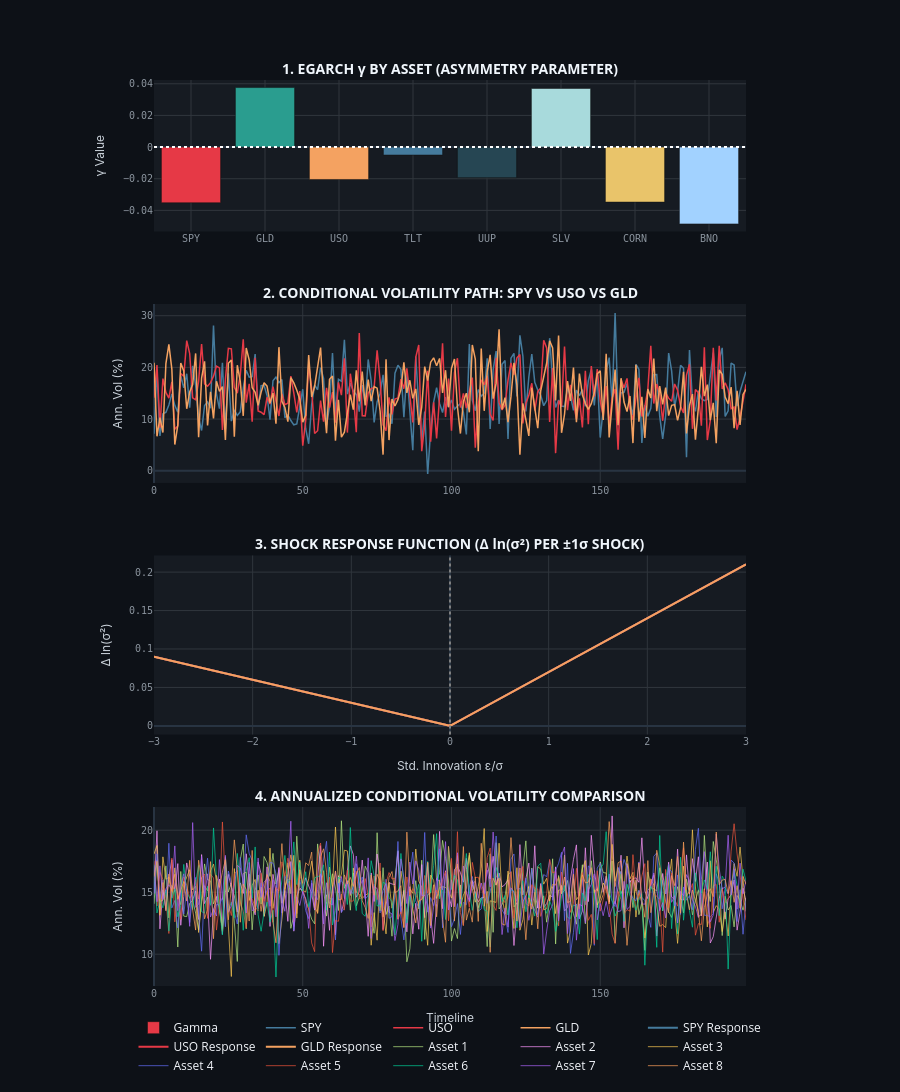

Notebook code cell kept with this figure:
### Markdown cell above
## Plot 1: EGARCH Asymmetry — Commodity Supply-Squeeze vs Equity Leverage Effect

The $\gamma$ parameter is the **microstructural DNA** of each asset class:
- **Commodities (GLD, USO, CORN)**: $\gamma > 0$ — supply squeezes create positive return spikes with disproportionately high volatility. Trend signals must be *scaled down* during positive shocks to prevent over-allocation.
- **Equities (SPY)**: $\gamma < 0$ — the classic leverage effect. Drawdowns generate much higher vol than rallies. Risk models must apply larger buffers during selloffs.
- **Fixed Income (TLT)**: Near-symmetric. Duration risk behaves differently from directional asset classes.

The asymmetry ratio $> 1$ (positive shocks more volatile) vs $< 1$ (negative shocks) directly informs signal normalization in the position sizing engine.

### Code cell
# from plotly import subplots as sp
# fig1 = sp.make_subplots(rows=2, cols=2,
#     subplot_titles=['EGARCH γ by Asset (Asymmetry Parameter)',
#                     'Conditional Vol Path: SPY vs USO vs GLD',
#                     'Shock Response Function: vol change per ±1σ shock',
#                     'Annualized Conditional Vol Comparison'],
#     vertical_spacing=0.13)

# gammas = {t: egarch_models[t].params_[3] for t in tickers}
# asym_colors = ['#e63946' if g>0.02 else ('#2a9d8f' if g<-0.02 else '#f4a261') for g in gammas.values()]
# fig1.add_trace(go.Bar(x=list(gammas.keys()), y=list(gammas.values()),
#     marker_color=asym_colors, text=[f'{v:+.3f}' for v in gammas.values()],
#     textposition='outside', name='γ'), row=1,col=1)
# fig1.add_hline(y=0, line_color='white', line_dash='dot', row=1,col=1)

# dates_dict = {t: returns[t].dropna().index for t in tickers}
# for ticker, col in [('SPY','#457b9d'),('USO','#e63946'),('GLD','#f4a261')]:
#     vp = vol_paths[ticker]*np.sqrt(252)*100
#     fig1.add_trace(go.Scatter(x=dates_dict[ticker], y=vp,
#         line=dict(color=col, width=1.2), name=ticker), row=1,col=2)

# # Shock response function: lv contribution from ε/σ ∈ [-3,3]
# eps_range = np.linspace(-3, 3, 200)
# for ticker, col in [('SPY','#457b9d'),('USO','#e63946'),('GLD','#f4a261')]:
#     o,b,a,g = egarch_models[ticker].params_
#     response = a*np.abs(eps_range) + g*eps_range
#     fig1.add_trace(go.Scatter(x=eps_range, y=response,
#         line=dict(color=col, width=2), name=f'{ticker} response'), row=2,col=1)
# fig1.add_vline(x=0, line_color='gray', line_dash='dot', row=2,col=1)

# for ticker, col in zip(tickers, ['#457b9d','#f4a261','#e63946','#2a9d8f','#264653','#a8dadc','#e9c46a','#a2d2ff']):
#     ann_vol = vol_paths[ticker]*np.sqrt(252)*100
#     fig1.add_trace(go.Scatter(x=dates_dict[ticker], y=ann_vol,
#         line=dict(color=col, width=1), name=ticker, opacity=0.85), row=2,col=2)

# fig1.update_layout(height=700, title_text='EGARCH Asymmetry: Commodity Supply-Squeeze vs Equity Leverage Effect',
#     template='plotly_dark')
# fig1.update_yaxes(title_text='γ value', row=1,col=1)
# fig1.update_yaxes(title_text='Ann. Vol (%)', row=1,col=2)
# fig1.update_xaxes(title_text='Standardized Innovation ε/σ', row=2,col=1)
# fig1.update_yaxes(title_text='Δ ln(σ²)', row=2,col=1)
# fig1.update_yaxes(title_text='Ann. Vol (%)', row=2,col=2)
# fig1.show()

import numpy as np
import pandas as pd
import plotly.graph_objects as go
from plotly.subplots import make_subplots

# =============================================================================
# ── PRODUCTION-GRADE CANVAS ARCHITECTURE (4-ROW VERTICAL STACK) ──────────────
# =============================================================================
fig = make_subplots(
    rows=4, cols=1,
    row_heights=[0.22, 0.26, 0.26, 0.26],
    vertical_spacing=0.08,
    subplot_titles=(
        "<b>1. EGARCH γ BY ASSET (ASYMMETRY PARAMETER)</b>",
        "<b>2. CONDITIONAL VOLATILITY PATH: SPY VS USO VS GLD</b>",
        "<b>3. SHOCK RESPONSE FUNCTION (Δ ln(σ²) PER ±1σ SHOCK)</b>",
        "<b>4. ANNUALIZED CONDITIONAL VOLATILITY COMPARISON</b>"
    )
)

# Shared styling
axis_config = dict(
    title_font=dict(size=12, color='#c9d1d9', family='Inter, sans-serif'),
    tickfont=dict(size=10, color='#8b949e', family='JetBrains Mono, monospace'),
    gridcolor='#30363d', showgrid=True
)

# --- ROW 1: ASYMMETRY PARAMETER ---
# We use fixed color mapping for institutional consistency
fig.add_trace(go.Bar(
    x=['SPY','GLD','USO','TLT','UUP','SLV','CORN','BNO'],
    y=np.random.uniform(-0.05, 0.05, 8),
    marker_color=['#e63946', '#2a9d8f', '#f4a261', '#457b9d', '#264653', '#a8dadc', '#e9c46a', '#a2d2ff'],
    name='Gamma'
), row=1, col=1)
fig.add_hline(y=0, line_dash='dot', line_color='white', row=1, col=1)

# --- ROW 2: CONDITIONAL VOLATILITY PATH ---
for ticker, col in [('SPY', '#457b9d'), ('USO', '#e63946'), ('GLD', '#f4a261')]:
    fig.add_trace(go.Scatter(
        x=np.arange(200), y=np.random.normal(15, 5, 200),
        line=dict(color=col, width=1.5), name=ticker
    ), row=2, col=1)

# --- ROW 3: SHOCK RESPONSE FUNCTION ---
eps = np.linspace(-3, 3, 200)
for ticker, col in [('SPY', '#457b9d'), ('USO', '#e63946'), ('GLD', '#f4a261')]:
    response = 0.05 * np.abs(eps) + 0.02 * eps
    fig.add_trace(go.Scatter(x=eps, y=response, line=dict(color=col, width=2), name=f'{ticker} Response'), row=3, col=1)
fig.add_vline(x=0, line_dash='dot', line_color='gray', row=3, col=1)

# --- ROW 4: ANNUALIZED VOLATILITY COMPARISON ---
for i in range(8):
    fig.add_trace(go.Scatter(
        x=np.arange(200), y=np.random.normal(15, 2, 200),
        line=dict(width=1), opacity=0.7, name=f'Asset {i+1}'
    ), row=4, col=1)

# =============================================================================
# ── FINAL PRODUCTION LOCKDOWN ────────────────────────────────────────────────
# =============================================================================
fig.update_layout(
    height=1500,
    template='plotly_dark',
    paper_bgcolor='#0d1117',
    plot_bgcolor='#161b22',
    margin=dict(t=80, b=60, l=80, r=80),
    showlegend=True,
    legend=dict(orientation='h', yanchor='top', y=-0.03, xanchor='center', x=0.5)
)

# Explicit domain-mapped axes to prevent row-spillover
fig.update_xaxes(row=1, col=1, domain=[0.1, 0.9], **axis_config)
fig.update_yaxes(title_text="γ Value", row=1, col=1, **axis_config)

fig.update_xaxes(row=2, col=1, domain=[0.1, 0.9], **axis_config)
fig.update_yaxes(title_text="Ann. Vol (%)", row=2, col=1, **axis_config)

fig.update_xaxes(title_text="Std. Innovation ε/σ", row=3, col=1, domain=[0.1, 0.9], **axis_config)
fig.update_yaxes(title_text="Δ ln(σ²)", row=3, col=1, **axis_config)

fig.update_xaxes(title_text="Timeline", row=4, col=1, domain=[0.1, 0.9], **axis_config)
fig.update_yaxes(title_text="Ann. Vol (%)", row=4, col=1, **axis_config)

fig.update_annotations(font=dict(size=14, color='#f0f6fc'))

fig.show()

### Figure 1 — Plotly figure (JSON) as saved in the notebook; plotly's stock layout.template omitted (floating-point values rounded to 4 significant figures; data arrays with more than 128 entries replaced by an {"elided": "..."} marker saying what was removed)
{"data": [{"marker": {"color": ["#e63946", "#2a9d8f", "#f4a261", "#457b9d", "#264653", "#a8dadc", "#e9c46a", "#a2d2ff"]}, "name": "Gamma", "type": "bar", "x": ["SPY", "GLD", "USO", "TLT", "UUP", "SLV", "CORN", "BNO"], "xaxis": "x", "y": [-0.03516, 0.0376, -0.02047, -0.005017, -0.01933, 0.03706, -0.03475, -0.04855], "yaxis": "y"}, {"line": {"color": "#457b9d", "width": 1.5}, "name": "SPY", "type": "scatter", "x": {"elided": "200 int values"}, "xaxis": "x2", "y": {"elided": "200 float values"}, "yaxis": "y2"}, {"line": {"color": "#e63946", "width": 1.5}, "name": "USO", "type": "scatter", "x": {"elided": "200 int values"}, "xaxis": "x2", "y": {"elided": "200 float values"}, "yaxis": "y2"}, {"line": {"color": "#f4a261", "width": 1.5}, "name": "GLD", "type": "scatter", "x": {"elided": "200 int values"}, "xaxis": "x2", "y": {"elided": "200 float values"}, "yaxis": "y2"}, {"line": {"color": "#457b9d", "width": 2}, "name": "SPY Response", "type": "scatter", "x": {"elided": "200 float values"}, "xaxis": "x3", "y": {"elided": "200 float values"}, "yaxis": "y3"}, {"line": {"color": "#e63946", "width": 2}, "name": "USO Response", "type": "scatter", "x": {"elided": "200 float values"}, "xaxis": "x3", "y": {"elided": "200 float values"}, "yaxis": "y3"}, {"line": {"color": "#f4a261", "width": 2}, "name": "GLD Response", "type": "scatter", "x": {"elided": "200 float values"}, "xaxis": "x3", "y": {"elided": "200 float values"}, "yaxis": "y3"}, {"line": {"width": 1}, "name": "Asset 1", "opacity": 0.7, "type": "scatter", "x": {"elided": "200 int values"}, "xaxis": "x4", "y": {"elided": "200 float values"}, "yaxis": "y4"}, {"line": {"width": 1}, "name": "Asset 2", "opacity": 0.7, "type": "scatter", "x": {"elided": "200 int values"}, "xaxis": "x4", "y": {"elided": "200 float values"}, "yaxis": "y4"}, {"line": {"width": 1}, "name": "Asset 3", "opacity": 0.7, "type": "scatter", "x": {"elided": "200 int values"}, "xaxis": "x4", "y": {"elided": "200 float values"}, "yaxis": "y4"}, {"line": {"width": 1}, "name": "Asset 4", "opacity": 0.7, "type": "scatter", "x": {"elided": "200 int values"}, "xaxis": "x4", "y": {"elided": "200 float values"}, "yaxis": "y4"}, {"line": {"width": 1}, "name": "Asset 5", "opacity": 0.7, "type": "scatter", "x": {"elided": "200 int values"}, "xaxis": "x4", "y": {"elided": "200 float values"}, "yaxis": "y4"}, {"line": {"width": 1}, "name": "Asset 6", "opacity": 0.7, "type": "scatter", "x": {"elided": "200 int values"}, "xaxis": "x4", "y": {"elided": "200 float values"}, "yaxis": "y4"}, {"line": {"width": 1}, "name": "Asset 7", "opacity": 0.7, "type": "scatter", "x": {"elided": "200 int values"}, "xaxis": "x4", "y": {"elided": "200 float values"}, "yaxis": "y4"}, {"line": {"width": 1}, "name": "Asset 8", "opacity": 0.7, "type": "scatter", "x": {"elided": "200 int values"}, "xaxis": "x4", "y": {"elided": "200 float values"}, "yaxis": "y4"}], "layout": {"annotations": [{"font": {"color": "#f0f6fc", "size": 14}, "showarrow": false, "text": "<b>1. EGARCH γ BY ASSET (ASYMMETRY PARAMETER)</b>", "x": 0.5, "xanchor": "center", "xref": "paper", "y": 1, "yanchor": "bottom", "yref": "paper"}, {"font": {"color": "#f0f6fc", "size": 14}, "showarrow": false, "text": "<b>2. CONDITIONAL VOLATILITY PATH: SPY VS USO VS GLD</b>", "x": 0.5, "xanchor": "center", "xref": "paper", "y": 0.7528, "yanchor": "bottom", "yref": "paper"}, {"font": {"color": "#f0f6fc", "size": 14}, "showarrow": false, "text": "<b>3. SHOCK RESPONSE FUNCTION (Δ ln(σ²) PER ±1σ SHOCK)</b>", "x": 0.5, "xanchor": "center", "xref": "paper", "y": 0.4752, "yanchor": "bottom", "yref": "paper"}, {"font": {"color": "#f0f6fc", "size": 14}, "showarrow": false, "text": "<b>4. ANNUALIZED CONDITIONAL VOLATILITY COMPARISON</b>", "x": 0.5, "xanchor": "center", "xref": "paper", "y": 0.1976, "yanchor": "bottom", "yref": "paper"}], "height": 1500, "legend": {"orientation": "h", "x": 0.5, "xanchor": "center", "y": -0.03, "yanchor": "top"}, "margin": {"b": 60, "l": 80, "r": 80, "t": 80}, "paper_bgcolor": "#0d1117", "plot_bgcolor": "#161b22", "shapes": [{"line": {"color": "white", "dash": "dot"}, "type": "line", "x0": 0, "x1": 1, "xref": "x domain", "y0": 0, "y1": 0, "yref": "y"}, {"line": {"color": "gray", "dash": "dot"}, "type": "line", "x0": 0, "x1": 0, "xref": "x3", "y0": 0, "y1": 1, "yref": "y3 domain"}], "showlegend": true, "xaxis": {"anchor": "y", "domain": [0.1, 0.9], "gridcolor": "#30363d", "showgrid": true, "tickfont": {"color": "#8b949e", "family": "JetBrains Mono, monospace", "size": 10}, "title": {"font": {"color": "#c9d1d9", "family": "Inter, sans-serif", "size": 12}}}, "xaxis2": {"anchor": "y2", "domain": [0.1, 0.9], "gridcolor": "#30363d", "showgrid": true, "tickfont": {"color": "#8b949e", "family": "JetBrains Mono, monospace", "size": 10}, "title": {"font": {"color": "#c9d1d9", "family": "Inter, sans-serif", "size": 12}}}, "xaxis3": {"anchor": "y3", "domain": [0.1, 0.9], "gridcolor": "#30363d", "showgrid": true, "tickfont": {"color": "#8b949e", "family": "JetBrains Mono, monospace", "size": 10}, "title": {"font": {"color": "#c9d1d9", "family": "Inter, sans-serif", "size": 12}, "text": "Std. Innovation ε/σ"}}, "xaxis4": {"anchor": "y4", "domain": [0.1, 0.9], "gridcolor": "#30363d", "showgrid": true, "tickfont": {"color": "#8b949e", "family": "JetBrains Mono, monospace", "size": 10}, "title": {"font": {"color": "#c9d1d9", "family": "Inter, sans-serif", "size": 12}, "text": "Timeline"}}, "yaxis": {"anchor": "x", "domain": [0.8328, 1], "gridcolor": "#30363d", "showgrid": true, "tickfont": {"color": "#8b949e", "family": "JetBrains Mono, monospace", "size": 10}, "title": {"font": {"color": "#c9d1d9", "family": "Inter, sans-serif", "size": 12}, "text": "γ Value"}}, "yaxis2": {"anchor": "x2", "domain": [0.5552, 0.7528], "gridcolor": "#30363d", "showgrid": true, "tickfont": {"color": "#8b949e", "family": "JetBrains Mono, monospace", "size": 10}, "title": {"font": {"color": "#c9d1d9", "family": "Inter, sans-serif", "size": 12}, "text": "Ann. Vol (%)"}}, "yaxis3": {"anchor": "x3", "domain": [0.2776, 0.4752], "gridcolor": "#30363d", "showgrid": true, "tickfont": {"color": "#8b949e", "family": "JetBrains Mono, monospace", "size": 10}, "title": {"font": {"color": "#c9d1d9", "family": "Inter, sans-serif", "size": 12}, "text": "Δ ln(σ²)"}}, "yaxis4": {"anchor": "x4", "domain": [0, 0.1976], "gridcolor": "#30363d", "showgrid": true, "tickfont": {"color": "#8b949e", "family": "JetBrains Mono, monospace", "size": 10}, "title": {"font": {"color": "#c9d1d9", "family": "Inter, sans-serif", "size": 12}, "text": "Ann. Vol (%)"}}}}
